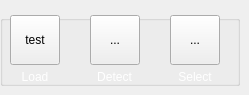
          <widget class="QWidget" name="pageBrainDetect">
           <widget class="QGroupBox" name="gboxBrain">
            <property name="geometry">
             <rect>
              <x>0</x>
              <y>15</y>
              <width>240</width>
              <height>71</height>
             </rect>
            </property>
            <property name="title">
             <string/>
            </property>
            <widget class="QLabel" name="label_9">
             <property name="geometry">
              <rect>
               <x>-5</x>
               <y>50</y>
               <width>80</width>
               <height>25</height>
              </rect>
             </property>
             <property name="text">
              <string>&lt;html&gt;&lt;head/&gt;&lt;body&gt;&lt;p align=&quot;center&quot;&gt;&lt;span style=&quot; font-size:9pt; color:#ffffff;&quot;&gt;Load&lt;/span&gt;&lt;/p&gt;&lt;/body&gt;&lt;/html&gt;</string>
             </property>
            </widget>
            <widget class="QLabel" name="label_10">
             <property name="geometry">
              <rect>
               <x>67</x>
               <y>50</y>
               <width>95</width>
               <height>25</height>
              </rect>
             </property>
             <property name="text">
              <string>&lt;html&gt;&lt;head/&gt;&lt;body&gt;&lt;p align=&quot;center&quot;&gt;&lt;span style=&quot; font-size:9pt; color:#ffffff;&quot;&gt;Detect&lt;/span&gt;&lt;/p&gt;&lt;/body&gt;&lt;/html&gt;</string>
             </property>
            </widget>
            <widget class="QToolButton" name="btnLoadSlide">
             <property name="geometry">
              <rect>
               <x>10</x>
               <y>0</y>
               <width>50</width>
               <height>50</height>
              </rect>
             </property>
             <property name="text">
              <string>test</string>
             </property>
             <property name="icon">
              <iconset resource="../src/resource.qrc">
               <normaloff>:/newPrefix/Icons/load2.svg</normaloff>:/newPrefix/Icons/load2.svg</iconset>
             </property>
             <property name="iconSize">
              <size>
               <width>32</width>
               <height>32</height>
              </size>
             </property>
            </widget>
            <widget class="QToolButton" name="btnBrainDetecting">
             <property name="geometry">
              <rect>
               <x>90</x>
               <y>0</y>
               <width>50</width>
               <height>50</height>
              </rect>
             </property>
             <property name="text">
              <string>...</string>
             </property>
             <property name="icon">
              <iconset resource="../src/resource.qrc">
               <normaloff>:/newPrefix/Icons/detection.svg</normaloff>:/newPrefix/Icons/detection.svg</iconset>
             </property>
             <property name="iconSize">
              <size>
               <width>32</width>
               <height>32</height>
              </size>
             </property>
            </widget>
            <widget class="QToolButton" name="btnSelectBrain">
             <property name="geometry">
              <rect>
               <x>170</x>
               <y>0</y>
               <width>50</width>
               <height>50</height>
              </rect>
             </property>
             <property name="text">
              <string>...</string>
             </property>
             <property name="icon">
              <iconset resource="../src/resource.qrc">
               <normaloff>:/newPrefix/Icons/select.svg</normaloff>:/newPrefix/Icons/select.svg</iconset>
             </property>
             <property name="iconSize">
              <size>
               <width>32</width>
               <height>32</height>
              </size>
             </property>
            </widget>
            <widget class="QLabel" name="label_18">
             <property name="geometry">
              <rect>
               <x>155</x>
               <y>50</y>
               <width>80</width>
               <height>25</height>
              </rect>
             </property>
             <property name="text">
              <string>&lt;html&gt;&lt;head/&gt;&lt;body&gt;&lt;p align=&quot;center&quot;&gt;&lt;span style=&quot; font-size:9pt; color:#ffffff;&quot;&gt;Select&lt;/span&gt;&lt;/p&gt;&lt;/body&gt;&lt;/html&gt;</string>
             </property>
            </widget>
            <zorder>label_9</zorder>
            <zorder>btnLoadSlide</zorder>
            <zorder>btnBrainDetecting</zorder>
            <zorder>btnSelectBrain</zorder>
            <zorder>label_18</zorder>
            <zorder>label_10</zorder>
           </widget>
          </widget>
